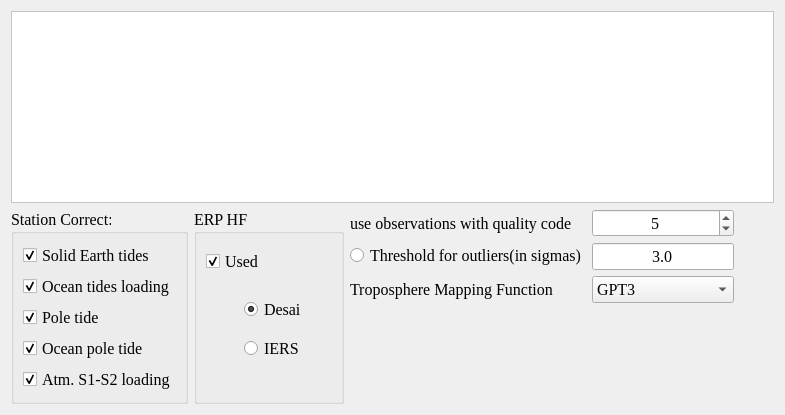
      <widget class="QWidget" name="page_param_basic">
       <layout class="QVBoxLayout" name="verticalLayout_12">
        <item>
         <widget class="QTextBrowser" name="textBrowser_information">
          <property name="sizePolicy">
           <sizepolicy hsizetype="Preferred" vsizetype="Expanding">
            <horstretch>0</horstretch>
            <verstretch>0</verstretch>
           </sizepolicy>
          </property>
          <property name="palette">
           <palette>
            <active>
             <colorrole role="WindowText">
              <brush brushstyle="SolidPattern">
               <color alpha="255">
                <red>0</red>
                <green>0</green>
                <blue>0</blue>
               </color>
              </brush>
             </colorrole>
             <colorrole role="Button">
              <brush brushstyle="SolidPattern">
               <color alpha="255">
                <red>255</red>
                <green>255</green>
                <blue>255</blue>
               </color>
              </brush>
             </colorrole>
             <colorrole role="Light">
              <brush brushstyle="SolidPattern">
               <color alpha="255">
                <red>255</red>
                <green>255</green>
                <blue>255</blue>
               </color>
              </brush>
             </colorrole>
             <colorrole role="Midlight">
              <brush brushstyle="SolidPattern">
               <color alpha="255">
                <red>255</red>
                <green>255</green>
                <blue>255</blue>
               </color>
              </brush>
             </colorrole>
             <colorrole role="Dark">
              <brush brushstyle="SolidPattern">
               <color alpha="255">
                <red>127</red>
                <green>127</green>
                <blue>127</blue>
               </color>
              </brush>
             </colorrole>
             <colorrole role="Mid">
              <brush brushstyle="SolidPattern">
               <color alpha="255">
                <red>170</red>
                <green>170</green>
                <blue>170</blue>
               </color>
              </brush>
             </colorrole>
             <colorrole role="Text">
              <brush brushstyle="SolidPattern">
               <color alpha="255">
                <red>0</red>
                <green>0</green>
                <blue>0</blue>
               </color>
              </brush>
             </colorrole>
             <colorrole role="BrightText">
              <brush brushstyle="SolidPattern">
               <color alpha="255">
                <red>255</red>
                <green>255</green>
                <blue>255</blue>
               </color>
              </brush>
             </colorrole>
             <colorrole role="ButtonText">
              <brush brushstyle="SolidPattern">
               <color alpha="255">
                <red>0</red>
                <green>0</green>
                <blue>0</blue>
               </color>
              </brush>
             </colorrole>
             <colorrole role="Base">
              <brush brushstyle="SolidPattern">
               <color alpha="255">
                <red>255</red>
                <green>255</green>
                <blue>255</blue>
               </color>
              </brush>
             </colorrole>
             <colorrole role="Window">
              <brush brushstyle="SolidPattern">
               <color alpha="255">
                <red>255</red>
                <green>255</green>
                <blue>255</blue>
               </color>
              </brush>
             </colorrole>
             <colorrole role="Shadow">
              <brush brushstyle="SolidPattern">
               <color alpha="255">
                <red>0</red>
                <green>0</green>
                <blue>0</blue>
               </color>
              </brush>
             </colorrole>
             <colorrole role="AlternateBase">
              <brush brushstyle="SolidPattern">
               <color alpha="255">
                <red>255</red>
                <green>255</green>
                <blue>255</blue>
               </color>
              </brush>
             </colorrole>
             <colorrole role="ToolTipBase">
              <brush brushstyle="SolidPattern">
               <color alpha="255">
                <red>255</red>
                <green>255</green>
                <blue>220</blue>
               </color>
              </brush>
             </colorrole>
             <colorrole role="ToolTipText">
              <brush brushstyle="SolidPattern">
               <color alpha="255">
                <red>0</red>
                <green>0</green>
                <blue>0</blue>
               </color>
              </brush>
             </colorrole>
             <colorrole role="PlaceholderText">
              <brush brushstyle="NoBrush">
               <color alpha="128">
                <red>0</red>
                <green>0</green>
                <blue>0</blue>
               </color>
              </brush>
             </colorrole>
            </active>
            <inactive>
             <colorrole role="WindowText">
              <brush brushstyle="SolidPattern">
               <color alpha="255">
                <red>0</red>
                <green>0</green>
                <blue>0</blue>
               </color>
              </brush>
             </colorrole>
             <colorrole role="Button">
              <brush brushstyle="SolidPattern">
               <color alpha="255">
                <red>255</red>
                <green>255</green>
                <blue>255</blue>
               </color>
              </brush>
             </colorrole>
             <colorrole role="Light">
              <brush brushstyle="SolidPattern">
               <color alpha="255">
                <red>255</red>
                <green>255</green>
                <blue>255</blue>
               </color>
              </brush>
             </colorrole>
             <colorrole role="Midlight">
              <brush brushstyle="SolidPattern">
               <color alpha="255">
                <red>255</red>
                <green>255</green>
                <blue>255</blue>
               </color>
              </brush>
             </colorrole>
             <colorrole role="Dark">
              <brush brushstyle="SolidPattern">
               <color alpha="255">
                <red>127</red>
                <green>127</green>
                <blue>127</blue>
               </color>
              </brush>
             </colorrole>
             <colorrole role="Mid">
              <brush brushstyle="SolidPattern">
               <color alpha="255">
                <red>170</red>
                <green>170</green>
                <blue>170</blue>
               </color>
              </brush>
             </colorrole>
             <colorrole role="Text">
              <brush brushstyle="SolidPattern">
               <color alpha="255">
                <red>0</red>
                <green>0</green>
                <blue>0</blue>
               </color>
              </brush>
             </colorrole>
             <colorrole role="BrightText">
              <brush brushstyle="SolidPattern">
               <color alpha="255">
                <red>255</red>
                <green>255</green>
                <blue>255</blue>
               </color>
              </brush>
             </colorrole>
             <colorrole role="ButtonText">
              <brush brushstyle="SolidPattern">
               <color alpha="255">
                <red>0</red>
                <green>0</green>
                <blue>0</blue>
               </color>
              </brush>
             </colorrole>
             <colorrole role="Base">
              <brush brushstyle="SolidPattern">
               <color alpha="255">
                <red>255</red>
                <green>255</green>
                <blue>255</blue>
               </color>
              </brush>
             </colorrole>
             <colorrole role="Window">
              <brush brushstyle="SolidPattern">
               <color alpha="255">
                <red>255</red>
                <green>255</green>
                <blue>255</blue>
               </color>
              </brush>
             </colorrole>
             <colorrole role="Shadow">
              <brush brushstyle="SolidPattern">
               <color alpha="255">
                <red>0</red>
                <green>0</green>
                <blue>0</blue>
               </color>
              </brush>
             </colorrole>
             <colorrole role="AlternateBase">
              <brush brushstyle="SolidPattern">
               <color alpha="255">
                <red>255</red>
                <green>255</green>
                <blue>255</blue>
               </color>
              </brush>
             </colorrole>
             <colorrole role="ToolTipBase">
              <brush brushstyle="SolidPattern">
               <color alpha="255">
                <red>255</red>
                <green>255</green>
                <blue>220</blue>
               </color>
              </brush>
             </colorrole>
             <colorrole role="ToolTipText">
              <brush brushstyle="SolidPattern">
               <color alpha="255">
                <red>0</red>
                <green>0</green>
                <blue>0</blue>
               </color>
              </brush>
             </colorrole>
             <colorrole role="PlaceholderText">
              <brush brushstyle="NoBrush">
               <color alpha="128">
                <red>0</red>
                <green>0</green>
                <blue>0</blue>
               </color>
              </brush>
             </colorrole>
            </inactive>
            <disabled>
             <colorrole role="WindowText">
              <brush brushstyle="SolidPattern">
               <color alpha="255">
                <red>127</red>
                <green>127</green>
                <blue>127</blue>
               </color>
              </brush>
             </colorrole>
             <colorrole role="Button">
              <brush brushstyle="SolidPattern">
               <color alpha="255">
                <red>255</red>
                <green>255</green>
                <blue>255</blue>
               </color>
              </brush>
             </colorrole>
             <colorrole role="Light">
              <brush brushstyle="SolidPattern">
               <color alpha="255">
                <red>255</red>
                <green>255</green>
                <blue>255</blue>
               </color>
              </brush>
             </colorrole>
             <colorrole role="Midlight">
              <brush brushstyle="SolidPattern">
               <color alpha="255">
                <red>255</red>
                <green>255</green>
                <blue>255</blue>
               </color>
              </brush>
             </colorrole>
             <colorrole role="Dark">
              <brush brushstyle="SolidPattern">
               <color alpha="255">
                <red>127</red>
                <green>127</green>
                <blue>127</blue>
               </color>
              </brush>
             </colorrole>
             <colorrole role="Mid">
              <brush brushstyle="SolidPattern">
               <color alpha="255">
                <red>170</red>
                <green>170</green>
                <blue>170</blue>
               </color>
              </brush>
             </colorrole>
             <colorrole role="Text">
              <brush brushstyle="SolidPattern">
               <color alpha="255">
                <red>127</red>
                <green>127</green>
                <blue>127</blue>
               </color>
              </brush>
             </colorrole>
             <colorrole role="BrightText">
              <brush brushstyle="SolidPattern">
               <color alpha="255">
                <red>255</red>
                <green>255</green>
                <blue>255</blue>
               </color>
              </brush>
             </colorrole>
             <colorrole role="ButtonText">
              <brush brushstyle="SolidPattern">
               <color alpha="255">
                <red>127</red>
                <green>127</green>
                <blue>127</blue>
               </color>
              </brush>
             </colorrole>
             <colorrole role="Base">
              <brush brushstyle="SolidPattern">
               <color alpha="255">
                <red>255</red>
                <green>255</green>
                <blue>255</blue>
               </color>
              </brush>
             </colorrole>
             <colorrole role="Window">
              <brush brushstyle="SolidPattern">
               <color alpha="255">
                <red>255</red>
                <green>255</green>
                <blue>255</blue>
               </color>
              </brush>
             </colorrole>
             <colorrole role="Shadow">
              <brush brushstyle="SolidPattern">
               <color alpha="255">
                <red>0</red>
                <green>0</green>
                <blue>0</blue>
               </color>
              </brush>
             </colorrole>
             <colorrole role="AlternateBase">
              <brush brushstyle="SolidPattern">
               <color alpha="255">
                <red>255</red>
                <green>255</green>
                <blue>255</blue>
               </color>
              </brush>
             </colorrole>
             <colorrole role="ToolTipBase">
              <brush brushstyle="SolidPattern">
               <color alpha="255">
                <red>255</red>
                <green>255</green>
                <blue>220</blue>
               </color>
              </brush>
             </colorrole>
             <colorrole role="ToolTipText">
              <brush brushstyle="SolidPattern">
               <color alpha="255">
                <red>0</red>
                <green>0</green>
                <blue>0</blue>
               </color>
              </brush>
             </colorrole>
             <colorrole role="PlaceholderText">
              <brush brushstyle="NoBrush">
               <color alpha="128">
                <red>0</red>
                <green>0</green>
                <blue>0</blue>
               </color>
              </brush>
             </colorrole>
            </disabled>
           </palette>
          </property>
          <property name="font">
           <font>
            <family>Times New Roman</family>
            <pointsize>12</pointsize>
            <weight>50</weight>
            <bold>false</bold>
           </font>
          </property>
          <property name="readOnly">
           <bool>true</bool>
          </property>
          <property name="acceptRichText">
           <bool>true</bool>
          </property>
          <property name="textInteractionFlags">
           <set>Qt::NoTextInteraction</set>
          </property>
         </widget>
        </item>
        <item>
         <layout class="QHBoxLayout" name="horizontalLayout_16">
          <item>
           <widget class="QGroupBox" name="groupBox_staCorrect">
            <property name="font">
             <font>
              <family>Times New Roman</family>
              <pointsize>12</pointsize>
              <weight>50</weight>
              <bold>false</bold>
             </font>
            </property>
            <property name="title">
             <string>Station Correct:</string>
            </property>
            <layout class="QVBoxLayout" name="verticalLayout_2">
             <item>
              <widget class="QCheckBox" name="checkBox_staCor_solid">
               <property name="text">
                <string>Solid Earth tides</string>
               </property>
               <property name="checked">
                <bool>true</bool>
               </property>
              </widget>
             </item>
             <item>
              <widget class="QCheckBox" name="checkBox_staCor_ocean">
               <property name="text">
                <string>Ocean tides loading</string>
               </property>
               <property name="checked">
                <bool>true</bool>
               </property>
              </widget>
             </item>
             <item>
              <widget class="QCheckBox" name="checkBox_staCor_pole">
               <property name="text">
                <string>Pole tide</string>
               </property>
               <property name="checked">
                <bool>true</bool>
               </property>
              </widget>
             </item>
             <item>
              <widget class="QCheckBox" name="checkBox_staCor_oceanpole">
               <property name="text">
                <string>Ocean pole tide</string>
               </property>
               <property name="checked">
                <bool>true</bool>
               </property>
              </widget>
             </item>
             <item>
              <widget class="QCheckBox" name="checkBox">
               <property name="text">
                <string>Atm. S1-S2 loading</string>
               </property>
               <property name="checked">
                <bool>true</bool>
               </property>
              </widget>
             </item>
            </layout>
           </widget>
          </item>
          <item>
           <widget class="QGroupBox" name="groupBox_eophf">
            <property name="sizePolicy">
             <sizepolicy hsizetype="Preferred" vsizetype="Preferred">
              <horstretch>0</horstretch>
              <verstretch>0</verstretch>
             </sizepolicy>
            </property>
            <property name="minimumSize">
             <size>
              <width>150</width>
              <height>0</height>
             </size>
            </property>
            <property name="font">
             <font>
              <family>Times New Roman</family>
              <pointsize>12</pointsize>
              <weight>50</weight>
              <bold>false</bold>
             </font>
            </property>
            <property name="title">
             <string>ERP HF</string>
            </property>
            <widget class="QCheckBox" name="checkBox_setup_hfeop">
             <property name="geometry">
              <rect>
               <x>12</x>
               <y>41</y>
               <width>70</width>
               <height>22</height>
              </rect>
             </property>
             <property name="sizePolicy">
              <sizepolicy hsizetype="Expanding" vsizetype="Fixed">
               <horstretch>0</horstretch>
               <verstretch>0</verstretch>
              </sizepolicy>
             </property>
             <property name="minimumSize">
              <size>
               <width>70</width>
               <height>0</height>
              </size>
             </property>
             <property name="text">
              <string>Used</string>
             </property>
             <property name="checked">
              <bool>true</bool>
             </property>
            </widget>
            <widget class="QWidget" name="layoutWidget">
             <property name="geometry">
              <rect>
               <x>50</x>
               <y>80</y>
               <width>91</width>
               <height>81</height>
              </rect>
             </property>
             <layout class="QVBoxLayout" name="verticalLayout_13">
              <item>
               <widget class="QRadioButton" name="radioButton_eophf_desai">
                <property name="sizePolicy">
                 <sizepolicy hsizetype="Preferred" vsizetype="Fixed">
                  <horstretch>0</horstretch>
                  <verstretch>0</verstretch>
                 </sizepolicy>
                </property>
                <property name="minimumSize">
                 <size>
                  <width>70</width>
                  <height>0</height>
                 </size>
                </property>
                <property name="text">
                 <string>Desai</string>
                </property>
                <property name="checked">
                 <bool>true</bool>
                </property>
               </widget>
              </item>
              <item>
               <widget class="QRadioButton" name="radioButton_eophf_iers">
                <property name="sizePolicy">
                 <sizepolicy hsizetype="Expanding" vsizetype="Fixed">
                  <horstretch>0</horstretch>
                  <verstretch>0</verstretch>
                 </sizepolicy>
                </property>
                <property name="minimumSize">
                 <size>
                  <width>70</width>
                  <height>0</height>
                 </size>
                </property>
                <property name="text">
                 <string>IERS</string>
                </property>
               </widget>
              </item>
             </layout>
            </widget>
           </widget>
          </item>
          <item>
           <layout class="QFormLayout" name="formLayout">
            <item row="0" column="0">
             <widget class="QLabel" name="label_28">
              <property name="font">
               <font>
                <family>Times New Roman</family>
                <pointsize>12</pointsize>
                <weight>50</weight>
                <bold>false</bold>
               </font>
              </property>
              <property name="text">
               <string>use observations with quality code</string>
              </property>
             </widget>
            </item>
            <item row="0" column="1">
             <widget class="QSpinBox" name="spinBox_param_quality">
              <property name="sizePolicy">
               <sizepolicy hsizetype="Minimum" vsizetype="Fixed">
                <horstretch>0</horstretch>
                <verstretch>0</verstretch>
               </sizepolicy>
              </property>
              <property name="minimumSize">
               <size>
                <width>60</width>
                <height>0</height>
               </size>
              </property>
              <property name="font">
               <font>
                <family>Times New Roman</family>
                <pointsize>12</pointsize>
                <weight>50</weight>
                <bold>false</bold>
               </font>
              </property>
              <property name="alignment">
               <set>Qt::AlignCenter</set>
              </property>
              <property name="maximum">
               <number>9</number>
              </property>
              <property name="value">
               <number>5</number>
              </property>
             </widget>
            </item>
            <item row="1" column="0">
             <widget class="QRadioButton" name="radioButton_param_outlier">
              <property name="font">
               <font>
                <family>Times New Roman</family>
                <pointsize>12</pointsize>
                <weight>50</weight>
                <bold>false</bold>
               </font>
              </property>
              <property name="text">
               <string>Threshold for outliers(in sigmas)</string>
              </property>
             </widget>
            </item>
            <item row="1" column="1">
             <widget class="QLineEdit" name="lineEdit_param_outlier">
              <property name="sizePolicy">
               <sizepolicy hsizetype="Fixed" vsizetype="Fixed">
                <horstretch>0</horstretch>
                <verstretch>0</verstretch>
               </sizepolicy>
              </property>
              <property name="minimumSize">
               <size>
                <width>60</width>
                <height>0</height>
               </size>
              </property>
              <property name="maximumSize">
               <size>
                <width>16777215</width>
                <height>16777215</height>
               </size>
              </property>
              <property name="font">
               <font>
                <family>Times New Roman</family>
                <pointsize>12</pointsize>
                <weight>50</weight>
                <bold>false</bold>
               </font>
              </property>
              <property name="text">
               <string>3.0</string>
              </property>
              <property name="alignment">
               <set>Qt::AlignCenter</set>
              </property>
             </widget>
            </item>
            <item row="2" column="0">
             <widget class="QLabel" name="label_3">
              <property name="font">
               <font>
                <family>Times New Roman</family>
                <pointsize>12</pointsize>
                <weight>50</weight>
                <bold>false</bold>
               </font>
              </property>
              <property name="text">
               <string>Troposphere Mapping Function</string>
              </property>
             </widget>
            </item>
            <item row="2" column="1">
             <widget class="QComboBox" name="comboBox_setup_mpf">
              <property name="sizePolicy">
               <sizepolicy hsizetype="Minimum" vsizetype="Fixed">
                <horstretch>0</horstretch>
                <verstretch>0</verstretch>
               </sizepolicy>
              </property>
              <property name="minimumSize">
               <size>
                <width>60</width>
                <height>0</height>
               </size>
              </property>
              <property name="font">
               <font>
                <family>Times New Roman</family>
                <pointsize>12</pointsize>
                <weight>50</weight>
                <bold>false</bold>
               </font>
              </property>
              <item>
               <property name="text">
                <string>GPT3</string>
               </property>
              </item>
              <item>
               <property name="text">
                <string>VMF1</string>
               </property>
              </item>
             </widget>
            </item>
           </layout>
          </item>
          <item>
           <spacer name="horizontalSpacer_6">
            <property name="orientation">
             <enum>Qt::Horizontal</enum>
            </property>
            <property name="sizeHint" stdset="0">
             <size>
              <width>40</width>
              <height>20</height>
             </size>
            </property>
           </spacer>
          </item>
         </layout>
        </item>
       </layout>
      </widget>
